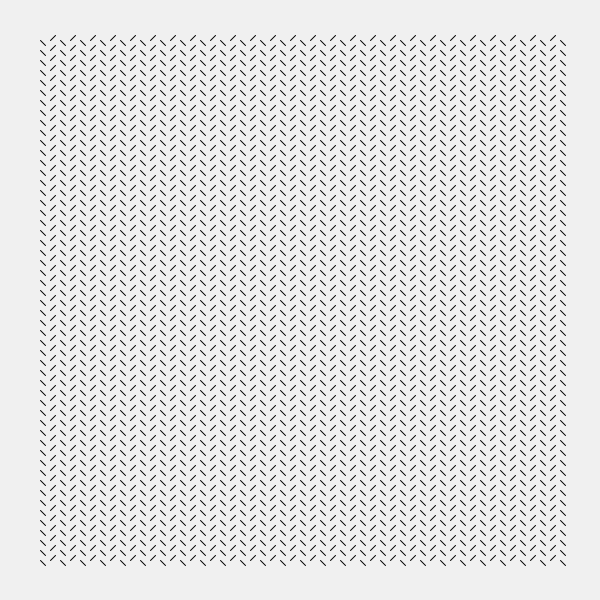
Frame 1 (no input)
Frame 60 (the mouse pressed at the canvas centre just before this capture): identical to frame 1, image omitted
Frame 120 (the mouse held since frame 60 and released just before this capture): identical to frame 1, image omitted

The Processing sketch that drew this single still picture (run headless with seeded random() and noise(); from frame 60 on, the mouse is pressed at the canvas centre):

// Processing sketch: sketch_03_conditions_loops_nested
// ── sketch_03_conditions_loops_nested.pde
// Gestalten mit Code - day 04 - beginner lectures

/**
 * Nested loops and conditions
 *
 */
 
void setup() {
  size(600, 600);
  smooth(4);
}

void draw() {
  background(240);
  
  for(int x = 40; x <= 560; x += 10) {
    
    for (int y = 40; y <= 560; y += 10) {
      if (x%20 == 0) {
        line(x, y, x+5, y+5);
      } else {
        line(x, y, x+5, y-5);
      }
      
    }
    
  }
}
